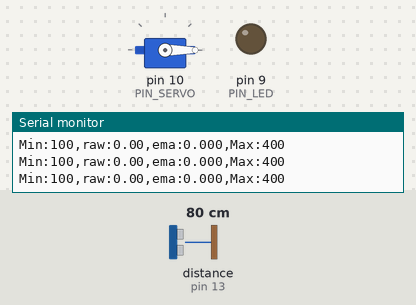
Simulated run of this sketch. Board: Arduino Uno, built with avr-gcc and run on an emulated ATmega328P. Parts: servo, output pins drawn as LEDs (lit = HIGH), the last lines printed to the serial monitor. Wiring (inferred from the names in the program): ultrasonic range finder: trigger pin 12; echo pin 13. The test bench sets the inputs (shaded band); at power-on: distance to the obstacle (sensor on pin 13) 80 cm. The echo pulse lasts 58.3 µs per cm; pins used as bus, display or sensor lines are not drawn.

Above: at 1.2 s.
1.3 s: distance to the obstacle (sensor on pin 13) set to 39 cm
2.8 s: distance to the obstacle (sensor on pin 13) set to 35 cm
At 3.02 s:
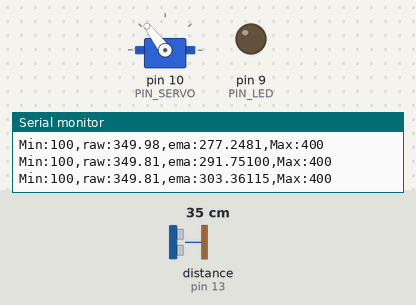
At 3.8 s:
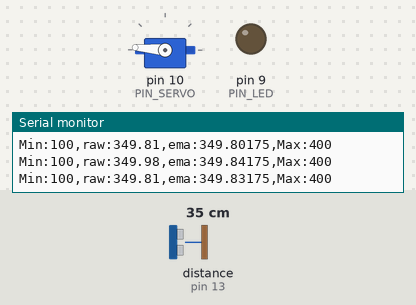
4.9 s: distance to the obstacle (sensor on pin 13) set to 18 cm
At 5.1 s:
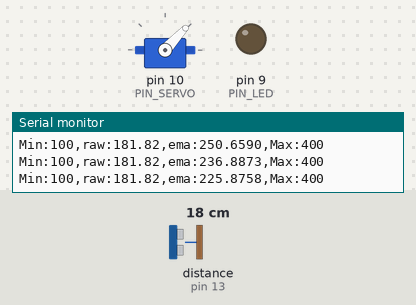
Timing chart, 0 to 7.9 s (numbered marks = the images above; inputs shaded):
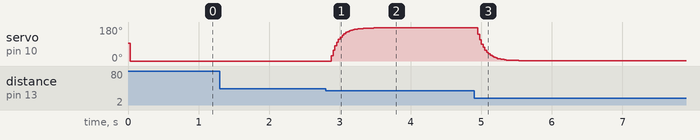

Measured:
- the behaviour switches between 36 and 35 cm on distance to the obstacle (sensor on pin 13) (found by bisection; images 0 and 1)
- after the input at 2.8 s, servo on pin 10 (PIN_SERVO): moves from 0° to 175° over 0.60 s, starting after 0.08 s
- after the input at 4.9 s, servo on pin 10 (PIN_SERVO): moves from 175° to 1° over 0.90 s, starting after 0.05 s

The sketch:

11_example_1.ino
```cpp
#include <Servo.h>

// Arduino pin assignment
#define PIN_LED 9
#define PIN_SERVO 10
#define PIN_TRIG 12
#define PIN_ECHO 13

// configurable parameters
#define SND_VEL 346.0 // sound velocity at 24 celsius degree (unit: m/s)
#define INTERVAL 25 // sampling interval (unit: ms)
#define _DIST_MIN 180 // minimum distance to be measured (unit: mm)
#define _DIST_MAX 360 // maximum distance to be measured (unit: mm)

#define _DUTY_MIN 540 // servo full clockwise position (0 degree)
#define _DUTY_NEU 1500// servo neutral position (90 degree)
#define _DUTY_MAX 2460 // servo full counterclockwise position (180 degree)
#define _DIST_ALPHA 0.2

// global variables
float timeout; // unit: us
float dist_min, dist_max, dist_raw, dist_prev,duty_min,duty_neu,duty_max; // unit: mm
unsigned long last_sampling_time; // unit: ms
float scale; // used for pulse duration to distance conversion
float n = 0;
float dist_ema;
float Angle;

Servo myservo;

void setup() {
// initialize GPIO pins
  pinMode(PIN_LED,OUTPUT);
  pinMode(PIN_TRIG,OUTPUT);
  digitalWrite(PIN_TRIG, LOW);
  pinMode(PIN_ECHO,INPUT);

  myservo.attach(PIN_SERVO);
  myservo.writeMicroseconds(_DUTY_NEU);

// initialize USS related variables
dist_min = _DIST_MIN;
dist_max = _DIST_MAX;
duty_min = _DUTY_MIN;
duty_neu=_DUTY_NEU;
duty_max=_DUTY_MAX;
  timeout = (INTERVAL / 2) * 1000.0; // precalculate pulseIn() timeout value. (unit: us)
  dist_raw = dist_prev = 0.0; // raw distance output from USS (unit: mm)
  scale = 0.001 * 0.5 * SND_VEL;

// initialize serial port
  Serial.begin(115200);

// initialize last sampling time
  last_sampling_time = 0;
}

void loop() {
// wait until next sampling time.
// millis() returns the number of milliseconds since the program started. Will overflow after 50 days.
  if(millis() < last_sampling_time + INTERVAL) return;

// get a distance reading from the USS
  dist_raw = USS_measure(PIN_TRIG,PIN_ECHO);
  dist_ema =  (1-_DIST_ALPHA) * dist_ema+ (_DIST_ALPHA *dist_raw);

// output the read value to the serial port
  Serial.print("Min:100,raw:");
  Serial.print(dist_raw);
  Serial.print(",ema:");
  Serial.print(dist_ema);
  Serial.print(myservo.read());
  Serial.println(",Max:400");

// adjust servo position according to the USS read value

  // add your code here!
Angle = ((dist_ema-180.0)/180.0)*(duty_max-duty_min)+duty_min;
myservo.writeMicroseconds(Angle);

// update last sampling time
  last_sampling_time += INTERVAL;
}

// get a distance reading from USS. return value is in millimeter.
float USS_measure(int TRIG, int ECHO)
{
  float reading;
  digitalWrite(TRIG, HIGH);
  delayMicroseconds(10);
  digitalWrite(TRIG, LOW);

  reading = pulseIn(ECHO, HIGH, timeout) * scale; // unit: mm
  if(reading < dist_min || reading > dist_max) reading = 0.0; // return 0 when out of range.

  if(reading == 0.0) reading = dist_prev;
  else dist_prev = reading;

  return reading;
}
```
